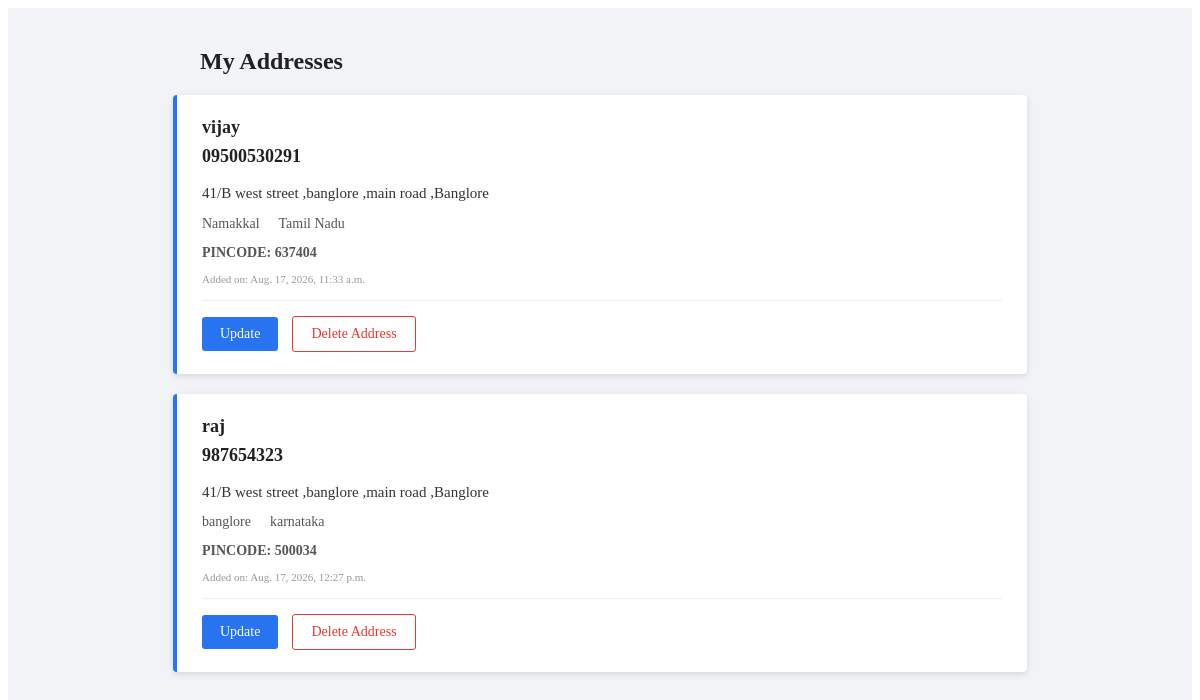
Screenshot of /orders/address_list (signed in) with the database file from the repository.
### orders/models.py (models this page shows)
class address(models.Model):
    user  = models.ForeignKey(User,on_delete=models.CASCADE)
    fullname = models.CharField(max_length=100)
    mobile = models.CharField(max_length=15)
    address_line = models.TextField()
    city = models.CharField(max_length=50)
    state = models.CharField(max_length=80)
    pincode = models.CharField(max_length=10)
    is_default = models.BooleanField(default = False)
    created_at = models.DateTimeField(auto_now_add=True)

### orders/views.py (the view)
# urls.py: path('address_list',address_list,name='address_list'),
def address_list(request):
    Address = address.objects.filter(user = request.user)
    return render(request,'address_list.html',{'address':Address})

### orders/templates/address_list.html (shortened to what this page needs)
{% extends 'main.html' %}
{% block context %}
<div class="address-page">
    <h2 class="address-title">My Addresses</h2>
    {% for i in address %}
    <div class="address-card">
        <h2>{{ i.fullname }}</h2>
        <h2>{{ i.mobile }}</h2>
        <h3>{{ i.address_line }}</h3>
        <h4>{{ i.city }}</h4>
        <h4>{{ i.state }}</h4>
        <h5>PINCODE: {{ i.pincode }}</h5>
        <h6>Added on: {{ i.created_at }}</h6>
        <div class="address-actions">
            <a href="{% url 'update_address' i.id %}"
               class="update-btn">
                Update
            </a>
            <a href="{% url 'delete_address' i.id %}"
               class="delete-btn">
                Delete Address
            </a>
        </div>
    </div>
    {% empty %}
    <div class="no-address">
        <h3>No Address Found</h3>
        <p>Please add an address to continue.</p>
    </div>
    {% endfor %}
</div>
{% endblock %}

### orders/templates/address_list.html (style rules this page uses)
.address-page { background: #f1f3f6; min-height: 90vh; padding: 40px 20px; }
.address-title { max-width: 800px; margin: 0 auto 20px; font-size: 24px; color: #212121; text-align: left; }
.address-card { max-width: 800px; margin: 0 auto 20px; background: white; padding: 22px 25px; border-radius: 4px; box-shadow: 0 2px 6px rgba(0, 0, 0, 0.12); text-align: left; border-left: 4px solid #2874f0; }
.address-card h2 { margin: 0 0 8px; font-size: 18px; color: #212121; }
.address-card h3 { margin: 15px 0 8px; font-size: 15px; color: #333; font-weight: normal; line-height: 1.5; }
.address-card h4 { display: inline-block; margin: 3px 15px 3px 0; font-size: 14px; color: #555; font-weight: normal; }
.address-card h5 { margin: 10px 0; font-size: 14px; color: #555; }
.address-card h6 { margin: 12px 0; color: #999; font-size: 11px; font-weight: normal; }
.address-actions { border-top: 1px solid #eee; padding-top: 15px; margin-top: 15px; }
.update-btn, .delete-btn { display: inline-block; padding: 9px 18px; border-radius: 3px; text-decoration: none; font-size: 14px; font-weight: 500; margin-right: 10px; }
.update-btn { background: #2874f0; color: white; }
.delete-btn { background: white; color: #e53935; border: 1px solid #e53935; }

### rows the page displays
address: fullname "vijay", mobile "09500530291", address_line "41/B west street ,banglore ,main road ,Banglore", city "Namakkal", state "Tamil Nadu", pincode "637404", created_at "Aug. 17, 2026, 11:33 a.m."
address: fullname "raj", mobile "987654323", address_line "41/B west street ,banglore ,main road ,Banglore", city "banglore", state "karnataka", pincode "500034", created_at "Aug. 17, 2026, 12:27 p.m."
